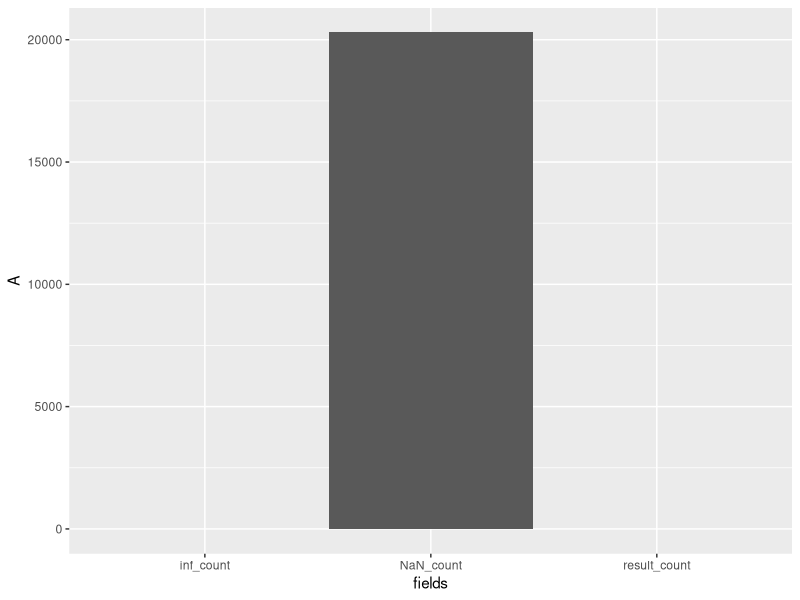
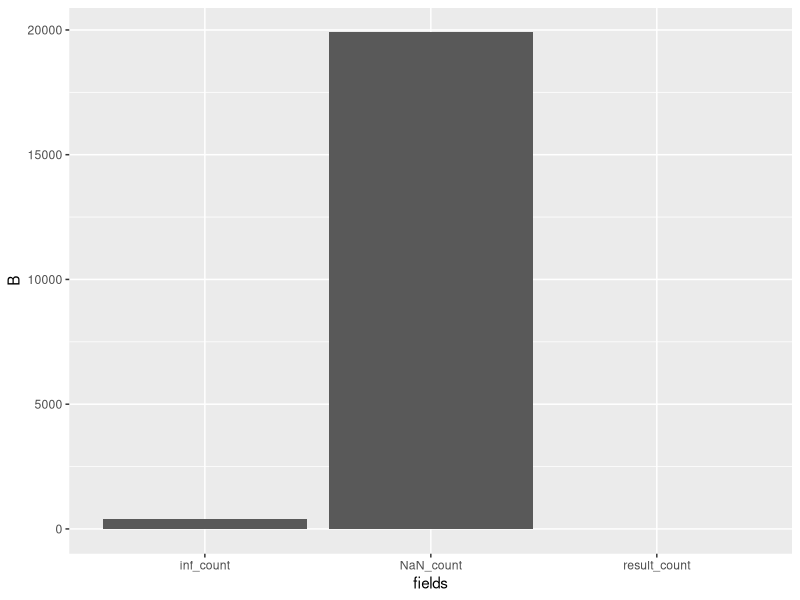
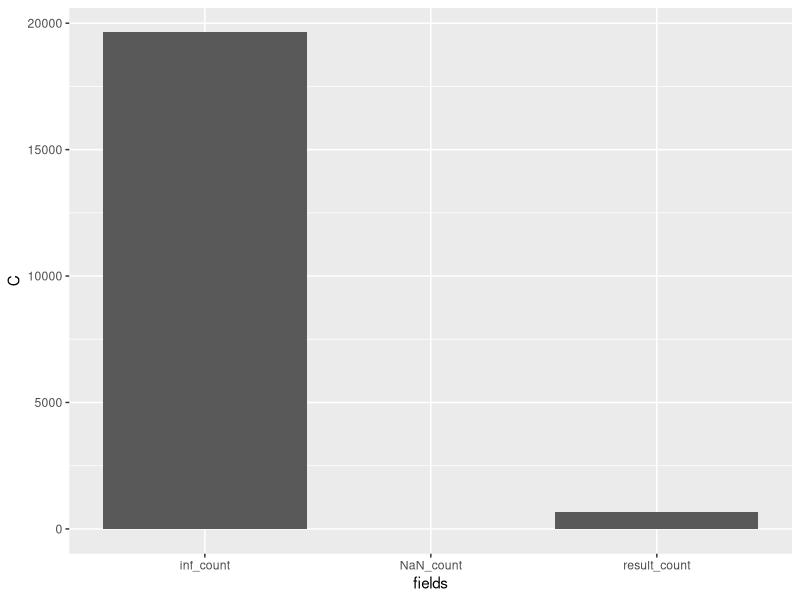

R code for these plots, in order:
library (ggplot2)

#Please type your headers in here (The person who wrote the code below)..........
options(digits = 22)

# n = 0
# k = 0
# 
# prod(1:n) / (prod(1:k) * prod(1:(n-k)))
# prod((k+1):n) / prod(1:(n-k))
# prod(((k+1):n) / (1:(n-k)))
# 
# binom_coeff <- data.frame(n = 1:50)
# 
# rand_k <- function(x) {
#   sample(x, 1)
# }
# 
# A <- function(x) {
#   prod(1:x[1]) / (prod(1:x[2]) * prod(1:(x[1]-x[2])))
# }
# 
# B <- function(x) {
#   prod((x[2]+1):x[1]) / prod(1:(x[1]-x[2]))
# }
# 
# C <- function(x) {
#   prod(((x[2]+1):x[1]) / (1:(x[1]-x[2])))
# }
# 
# fact <- function(x) {
#   factorial(x[1]) / (factorial(x[2]) * factorial(x[1] - x[2]))
# }
# 
# binom_coeff$k <- apply(binom_coeff, 1, rand_k)
# binom_coeff$A <- apply(binom_coeff, 1, A)
# binom_coeff$B <- apply(binom_coeff, 1, B)
# binom_coeff$C <- apply(binom_coeff, 1, C)
# 
# binom_coeff$AeqB <- binom_coeff$A == binom_coeff$B
# binom_coeff$AeqC <- binom_coeff$A == binom_coeff$C
# binom_coeff$BeqC <- binom_coeff$B == binom_coeff$C
# 
# binom_coeff$fact <- apply(binom_coeff, 1, fact)
# 
# binom_coeff$Aeqfact <- binom_coeff$A == binom_coeff$fact
# binom_coeff$Beqfact <- binom_coeff$B == binom_coeff$fact
# binom_coeff$Ceqfact <- binom_coeff$C == binom_coeff$fact
# 
# 
# install.packages("plotly")
# library(plotly)
# 
# plot_ly(x = binom_coeff$n, y = binom_coeff$k, z = binom_coeff$A, type = "scatter3d", mode = "markers")

sample_n <- seq(0, 20000, by = 100)
sample_k <- seq(0, 20000, by = 100)

mat_A <- matrix(NA, nrow = length(sample_n), ncol = length(sample_k))
for (i in 1:length(sample_n)) {
  for (j in 1:length(sample_k)) {
    if (sample_k[j] <= sample_n[i]) {
      mat_A[i,j] = prod(1:sample_n[i]) / (prod(1:sample_k[j]) * prod(1:(sample_n[i] - sample_k[j])))
    }
  }
}
colnames(mat_A) <- sample_k
rownames(mat_A) <- sample_n

mat_B <- matrix(NA, nrow = length(sample_n), ncol = length(sample_k))
for (i in 1:length(sample_n)) {
  for (j in 1:length(sample_k)) {
    if (sample_k[j] <= sample_n[i]) {
      mat_B[i,j] = prod((sample_k[j] + 1):sample_n[i]) / (prod(1:(sample_n[i] - sample_k[j])))
    }
  }
}
colnames(mat_B) <- sample_k
rownames(mat_B) <- sample_n

mat_C <- matrix(NA, nrow = length(sample_n), ncol = length(sample_k))
for (i in 1:length(sample_n)) {
  for (j in 1:length(sample_k)) {
    if (sample_k[j] <= sample_n[i]) {
      mat_C[i,j] = prod(((sample_k[j] + 1):sample_n[i]) / (1:(sample_n[i] - sample_k[j])))
    }
  }
}
colnames(mat_C) <- sample_k
rownames(mat_C) <- sample_n

mat_elements = 201*201

na_count_A <- sum(is.na(mat_A))   
inf_count_A <- sum(is.infinite(mat_A)) 
nan_count_A <- sum(is.nan(mat_A))
result_count_A <- mat_elements - na_count_A - inf_count_A
# n_max_A <- 170
# k_max_A <- 165

na_count_B <- sum(is.na(mat_B))   
inf_count_B <- sum(is.infinite(mat_B)) 
nan_count_B <- sum(is.nan(mat_B))
result_count_B <- mat_elements - na_count_B - inf_count_B
# n_max_B <- 1000
# k_max_B <- 995

na_count_C <- sum(is.na(mat_C))   
inf_count_C <- sum(is.infinite(mat_C)) 
nan_count_C <- sum(is.nan(mat_C))
result_count_C <- mat_elements - na_count_C - inf_count_C
# n_max_C <- 1000
# k_max_C <- 995

vis_df <- data.frame(fields = c("result_count", "inf_count", "NaN_count"),
                     A = c(result_count_A, inf_count_A, nan_count_A),
                     B = c(result_count_B, inf_count_B, nan_count_B),
                     C = c(result_count_C, inf_count_C, nan_count_C))

vis_df_1 <- tidyr::gather(vis_df, key = "fields", value =  "formula", 2:4)


p1 <- ggplot(vis_df, aes(fields, A)) + geom_bar(stat='identity')
p2 <- ggplot(vis_df, aes(fields, B)) + geom_bar(stat='identity')
p3 <- ggplot(vis_df, aes(fields, C)) + geom_bar(stat='identity')
p1
p2
p3 

#Answer 1 ********************************************************************

x1 <-  1 / 3 ;
x2 <- 1 / 4
if (x1 - x2==1/12){
  print("Subtraction is correct") }else{print("Subtraction is wrong")
  }

# The output of this calculation is "Subtraction is wrong"
#Decimal to Binary
#   1/3 = 0.0101010101.....
#   1/4 = 0.01

# subtraction 0.01010101010101.. - 0.01 != 1/12

x3 <- 1
x4 <- 1/2
if (x3-x4==1/2){print("Subtraction is correct") }else{print("Subtraction is wrong") }

#Decımals to Binary
# 1 = 0000000000000001
# 1/2 = 0.1

# Subtraction =  0000000000000001 - 0.1 = 0.1

# The output of this calculation is "Subtraction is correct"

#******************************************************************************
